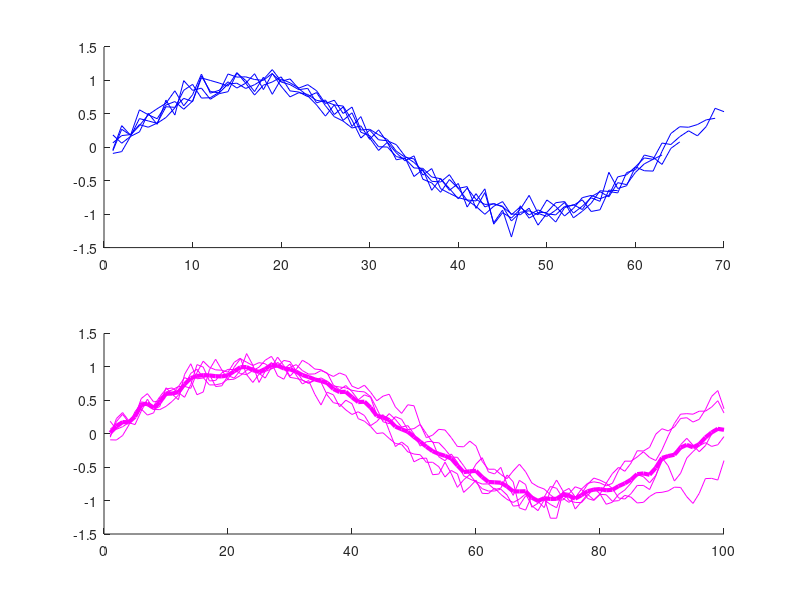

Recreate this plot in MATLAB.
% Script to demonstrate averaging of curves

% Generate and plot 5 sine waves of variable length for illustration purposes

figure;
subplot(2,1,1); hold on

for i = 1:5
    y0{i} = sin(0:0.1:2*pi+0.5*randn)'; % create a sine wave with (somewhat) random length
    y{i} = y0{i} + 0.1*randn(size(y0{i})); % add random noise
    plot(y{i},'b'); % plot them in blue
end

% To average them, we need to resample them to the same length

for i = 1:5
    yeq(:,i) = resample(y{i}, 100, length(y{i})); % reample to 100 points
end

subplot(2,1,2); hold on
% plot the resampled curves
plot(yeq,'m');

% Calculate the average and plot on the same axes
yav = mean(yeq, 2);
plot(yav,'m','LineWidth',3)
